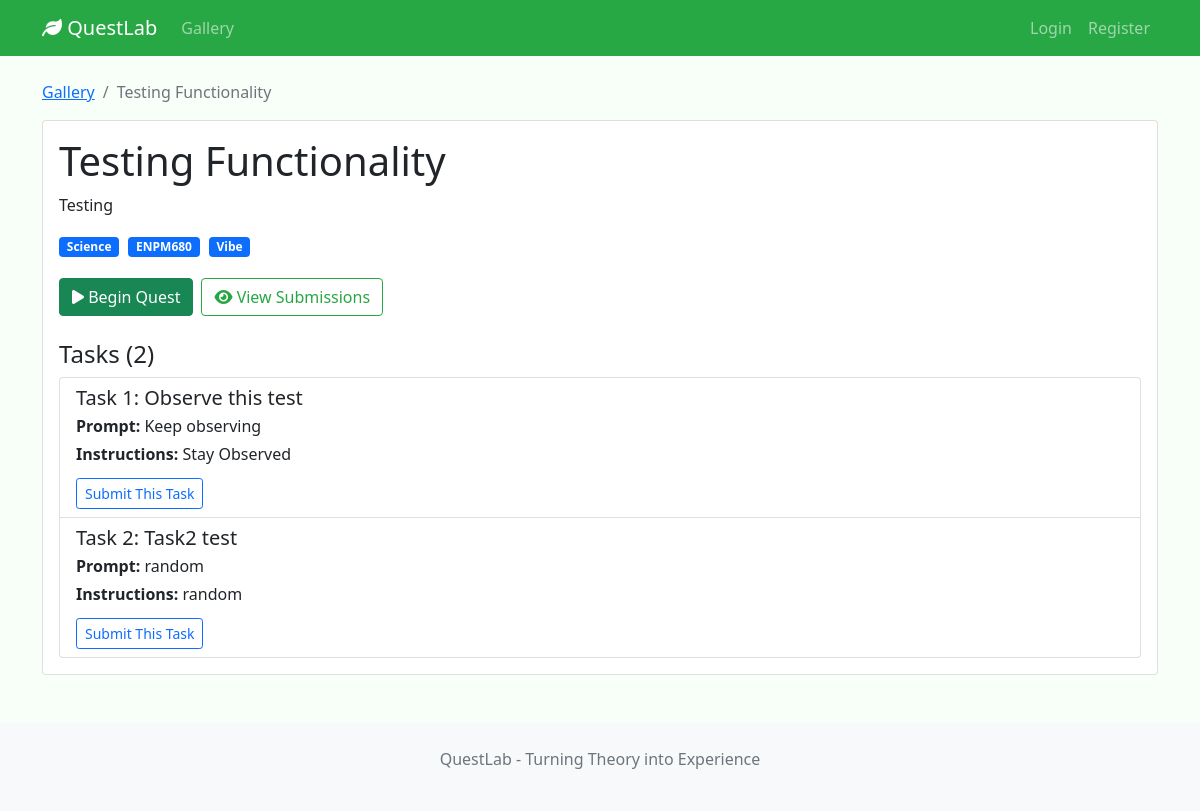
/quest/f4964d54-5d84-431e-97a2-e191f2c07a9a, run on the app's committed database.
### app/models/quest.py (models this page shows, shortened)
class Quest(db.Model):
    __tablename__ = 'quests'
    id = db.Column(db.String(36), primary_key=True, default=generate_uuid)
    title = db.Column(db.String(200), nullable=False)
    description = db.Column(db.Text)
    tags = db.Column(db.Text)
    created_at = db.Column(db.DateTime, default=datetime.utcnow)
    published = db.Column(db.Boolean, default=False)
    tasks = db.relationship('Task', backref='quest', lazy='dynamic',
                          cascade='all, delete-orphan', order_by='Task.task_order')
    def _tags_to_list(self):
        import json
        if not self.tags:
            return []
        try:
            return json.loads(self.tags)
        except Exception:
            return [t.strip() for t in str(self.tags).split(',') if t.strip()]
    @property
    def tags_list(self):
        return self._tags_to_list()

class Task(db.Model):
    __tablename__ = 'tasks'
    id = db.Column(db.String(36), primary_key=True, default=generate_uuid)
    quest_id = db.Column(db.String(36), db.ForeignKey('quests.id'), nullable=False)
    title = db.Column(db.String(200), nullable=False)
    prompt = db.Column(db.Text, nullable=False)
    instructions = db.Column(db.Text)
    task_order = db.Column(db.Integer, nullable=False)

### app/routes/quest_routes.py (the view)
@quest_bp.route('/quest/<quest_id>')
def quest_detail(quest_id):
    quest = QuestService.get_quest_by_id(quest_id)
    if not quest:
        flash('Quest not found', 'error')
        return redirect(url_for('quest.gallery'))
    return render_template('quest_detail.html', quest=quest)

### app/services/quest_service.py (called while the page is built)
    @staticmethod
    def get_quest_by_id(quest_id):
        return Quest.query.get(quest_id)

### app/templates/quest_detail.html
{% extends "base.html" %} {% block content %}
<div class="row">
  <div class="col-12">
    <nav aria-label="breadcrumb">
      <ol class="breadcrumb">
        <li class="breadcrumb-item">
          <a href="{{ url_for('quest.gallery') }}">Gallery</a>
        </li>
        <li class="breadcrumb-item active">{{ quest.title }}</li>
      </ol>
    </nav>
    <div class="card">
      <div class="card-body">
        <h1 class="card-title">{{ quest.title }}</h1>
        <p class="card-text">{{ quest.description }}</p>
        {% set tag_list = quest.tags_list if quest.tags_list is not none else [] %}
        {% if tag_list %}
        <div class="mb-3">
          {% for tag in tag_list %}
          <span class="badge bg-primary tag-badge">{{ tag }}</span>
          {% endfor %}
        </div>
        {% endif %}
        <div class="d-flex gap-2 mb-4">
          {% if quest.tasks.count() > 0 %}
          <a
            href="{{ url_for('submission.submit_task', quest_id=quest.id, task_id=quest.tasks.first().id) }}"
            class="btn btn-success"
          >
            <i class="fas fa-play"></i> Begin Quest
          </a>
          {% endif %}
          <a
            href="{{ url_for('submission.view_submissions', quest_id=quest.id) }}"
            class="btn btn-outline-secondary"
          >
            <i class="fas fa-eye"></i> View Submissions
          </a>
        </div>
        <h4>Tasks ({{ quest.tasks.count() }})</h4>
        <div class="list-group">
          {% for task in quest.tasks.order_by('task_order') %}
          <div class="list-group-item">
            <div class="d-flex w-100 justify-content-between">
              <h5 class="mb-1">
                Task {{ task.task_order + 1 }}: {{ task.title }}
              </h5>
            </div>
            <p class="mb-1"><strong>Prompt:</strong> {{ task.prompt }}</p>
            {% if task.instructions %}
            <p class="mb-1">
              <strong>Instructions:</strong> {{ task.instructions }}
            </p>
            {% endif %}
            <a
              href="{{ url_for('submission.submit_task', quest_id=quest.id, task_id=task.id) }}"
              class="btn btn-sm btn-outline-primary mt-2"
            >
              Submit This Task
            </a>
          </div>
          {% endfor %}
        </div>
      </div>
    </div>
  </div>
</div>
{% endblock %}

### app/templates/base.html (style rules this page uses)
:root { --bs-primary: #28a745; --bs-secondary: #198754; }
body { background-color: #f8fff8; }
.btn-outline-secondary { color: var(--bs-primary); border-color: var(--bs-primary); }
.tag-badge { margin-right: 0.3rem; margin-bottom: 0.3rem; }

### data on the page
Quest: title "Testing Functionality", description "Testing"
Task: task.task_order+1 "1", title "Observe this test", prompt "Keep observing", instructions "Stay Observed"
Task: task.task_order+1 "2", title "Task2 test", prompt "random", instructions "random"

### other printed values
{{ tag }} "Science" "ENPM680" "Vibe"
{{ quest.tasks.count() }} "2"
